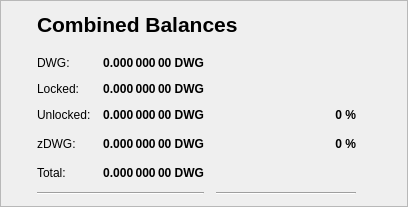
        <widget class="QFrame" name="frame_6">
         <property name="frameShape">
          <enum>QFrame::StyledPanel</enum>
         </property>
         <property name="frameShadow">
          <enum>QFrame::Raised</enum>
         </property>
         <layout class="QVBoxLayout" name="verticalLayout_8">
          <property name="spacing">
           <number>24</number>
          </property>
          <property name="leftMargin">
           <number>36</number>
          </property>
          <item>
           <widget class="QLabel" name="label_5z">
            <property name="maximumSize">
             <size>
              <width>16777215</width>
              <height>20</height>
             </size>
            </property>
            <property name="font">
             <font>
              <pointsize>16</pointsize>
              <weight>75</weight>
              <bold>true</bold>
             </font>
            </property>
            <property name="toolTip">
             <string>Combined Balances (including unconfirmed and immature coins)</string>
            </property>
            <property name="text">
             <string>&lt;html&gt;&lt;head/&gt;&lt;body&gt;&lt;p&gt;Combined Balances&lt;/p&gt;&lt;/body&gt;&lt;/html&gt;</string>
            </property>
           </widget>
          </item>
          <item>
           <layout class="QGridLayout" name="gridLayout_3">
            <property name="spacing">
             <number>12</number>
            </property>
            <item row="7" column="0" colspan="2">
             <widget class="Line" name="lineSpendableBalance_3">
              <property name="orientation">
               <enum>Qt::Horizontal</enum>
              </property>
             </widget>
            </item>
            <item row="7" column="2">
             <widget class="Line" name="lineWatchBalance_3">
              <property name="sizePolicy">
               <sizepolicy hsizetype="Preferred" vsizetype="Fixed">
                <horstretch>0</horstretch>
                <verstretch>0</verstretch>
               </sizepolicy>
              </property>
              <property name="minimumSize">
               <size>
                <width>140</width>
                <height>0</height>
               </size>
              </property>
              <property name="orientation">
               <enum>Qt::Horizontal</enum>
              </property>
             </widget>
            </item>
            <item row="4" column="1">
             <widget class="QLabel" name="labelzBalancez">
              <property name="font">
               <font>
                <weight>75</weight>
                <bold>true</bold>
               </font>
              </property>
              <property name="cursor">
               <cursorShape>IBeamCursor</cursorShape>
              </property>
              <property name="toolTip">
               <string>Total of transactions that have yet to be confirmed, and do not yet count toward the spendable balance</string>
              </property>
              <property name="text">
               <string notr="true">0.000 000 00 DWG</string>
              </property>
              <property name="alignment">
               <set>Qt::AlignRight|Qt::AlignTrailing|Qt::AlignVCenter</set>
              </property>
              <property name="textInteractionFlags">
               <set>Qt::LinksAccessibleByMouse|Qt::TextSelectableByKeyboard|Qt::TextSelectableByMouse</set>
              </property>
             </widget>
            </item>
            <item row="6" column="1">
             <widget class="QLabel" name="labelTotalz">
              <property name="font">
               <font>
                <weight>75</weight>
                <bold>true</bold>
               </font>
              </property>
              <property name="cursor">
               <cursorShape>IBeamCursor</cursorShape>
              </property>
              <property name="toolTip">
               <string>Total Balance, including unconfirmed and immature coins.</string>
              </property>
              <property name="text">
               <string notr="true">0.000 000 00 DWG</string>
              </property>
              <property name="alignment">
               <set>Qt::AlignRight|Qt::AlignTrailing|Qt::AlignVCenter</set>
              </property>
              <property name="textInteractionFlags">
               <set>Qt::LinksAccessibleByMouse|Qt::TextSelectableByKeyboard|Qt::TextSelectableByMouse</set>
              </property>
             </widget>
            </item>
            <item row="4" column="3">
             <spacer name="horizontalSpacer_6">
              <property name="orientation">
               <enum>Qt::Horizontal</enum>
              </property>
              <property name="sizeHint" stdset="0">
               <size>
                <width>40</width>
                <height>20</height>
               </size>
              </property>
             </spacer>
            </item>
            <item row="6" column="0">
             <widget class="QLabel" name="labelTotalTextz">
              <property name="text">
               <string>Total:</string>
              </property>
             </widget>
            </item>
            <item row="1" column="0">
             <widget class="QLabel" name="labelBalanceTextz">
              <property name="text">
               <string>DWG:</string>
              </property>
             </widget>
            </item>
            <item row="1" column="1">
             <widget class="QLabel" name="labelBalancez">
              <property name="font">
               <font>
                <weight>75</weight>
                <bold>true</bold>
               </font>
              </property>
              <property name="cursor">
               <cursorShape>IBeamCursor</cursorShape>
              </property>
              <property name="toolTip">
               <string>Your current spendable balance</string>
              </property>
              <property name="text">
               <string notr="true">0.000 000 00 DWG</string>
              </property>
              <property name="alignment">
               <set>Qt::AlignRight|Qt::AlignTrailing|Qt::AlignVCenter</set>
              </property>
              <property name="textInteractionFlags">
               <set>Qt::LinksAccessibleByMouse|Qt::TextSelectableByKeyboard|Qt::TextSelectableByMouse</set>
              </property>
             </widget>
            </item>
            <item row="4" column="0">
             <widget class="QLabel" name="labelzBalanceTextz">
              <property name="toolTip">
               <string/>
              </property>
              <property name="text">
               <string>zDWG:</string>
              </property>
             </widget>
            </item>
            <item row="4" column="2">
             <widget class="QLabel" name="labelzDWGPercent">
              <property name="font">
               <font>
                <weight>75</weight>
                <bold>true</bold>
               </font>
              </property>
              <property name="toolTip">
               <string>Current percentage of zDWG.
If AutoMint is enabled this percentage will settle around the configured AutoMint percentage (default = 10%)</string>
              </property>
              <property name="text">
               <string>0 %</string>
              </property>
              <property name="alignment">
               <set>Qt::AlignRight|Qt::AlignTrailing|Qt::AlignVCenter</set>
              </property>
             </widget>
            </item>
            <item row="6" column="2">
             <widget class="QLabel" name="label100Percent">
              <property name="text">
               <string/>
              </property>
              <property name="alignment">
               <set>Qt::AlignRight|Qt::AlignTrailing|Qt::AlignVCenter</set>
              </property>
             </widget>
            </item>
            <item row="2" column="1">
             <widget class="QLabel" name="labelLockedBalance">
              <property name="font">
               <font>
                <weight>75</weight>
                <bold>true</bold>
               </font>
              </property>
              <property name="toolTip">
               <string>Locked DWG or Masternode collaterals. These are excluded from zDWG minting.</string>
              </property>
              <property name="text">
               <string>0.000 000 00 DWG</string>
              </property>
              <property name="alignment">
               <set>Qt::AlignRight|Qt::AlignTrailing|Qt::AlignVCenter</set>
              </property>
             </widget>
            </item>
            <item row="2" column="0">
             <widget class="QLabel" name="labelLockedBalanceText">
              <property name="toolTip">
               <string>Locked DWG or Masternode collaterals. These are excluded from zDWG minting.</string>
              </property>
              <property name="text">
               <string>Locked:</string>
              </property>
             </widget>
            </item>
            <item row="3" column="0">
             <widget class="QLabel" name="labelUnLockedBalanceText">
              <property name="toolTip">
               <string>Unlocked DWGs. These can be used for zDWG minting.</string>
              </property>
              <property name="text">
               <string>Unlocked:</string>
              </property>
             </widget>
            </item>
            <item row="3" column="1">
             <widget class="QLabel" name="labelUnLockedBalance">
              <property name="font">
               <font>
                <weight>75</weight>
                <bold>true</bold>
               </font>
              </property>
              <property name="toolTip">
               <string>Unlocked DWGs. These can be used for zDWG minting.</string>
              </property>
              <property name="text">
               <string>0.000 000 00 DWG</string>
              </property>
              <property name="alignment">
               <set>Qt::AlignRight|Qt::AlignTrailing|Qt::AlignVCenter</set>
              </property>
             </widget>
            </item>
            <item row="3" column="2">
             <widget class="QLabel" name="labelDWGPercent">
              <property name="font">
               <font>
                <weight>75</weight>
                <bold>true</bold>
               </font>
              </property>
              <property name="text">
               <string>0 %</string>
              </property>
              <property name="alignment">
               <set>Qt::AlignRight|Qt::AlignTrailing|Qt::AlignVCenter</set>
              </property>
             </widget>
            </item>
           </layout>
          </item>
         </layout>
        </widget>
